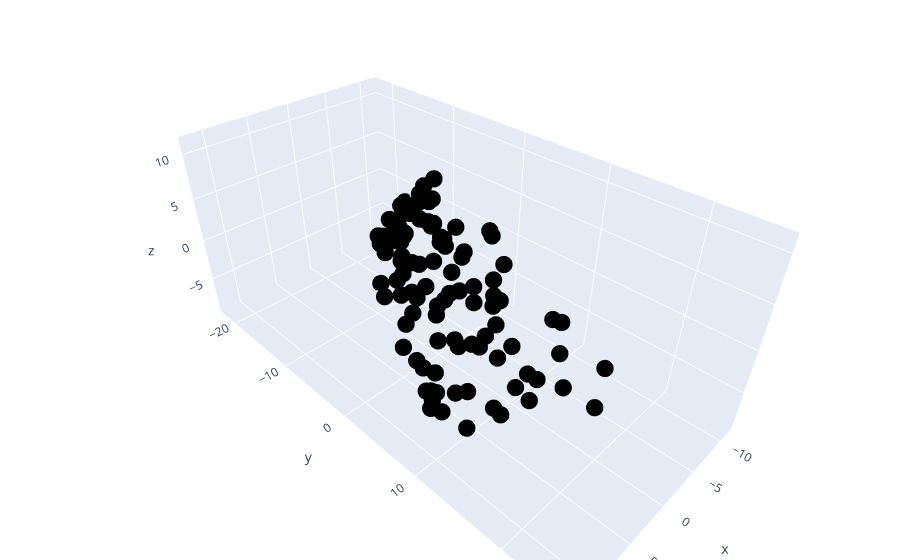

Notebook code for this chart:
### Code cell
import plotly.graph_objects as go

v1= np.array([3,5,1])
v2 = np.array([0, 2, 2])

scalar = np.random.uniform(low=xlim[0], high=xlim[1], size=(100,2))
points = np.zeros((100, 3))

for i in range(len(scalar)):
    points[i, :] = v1 * scalar[i, 0] + v2 * scalar[i, 1]

fig = go.Figure( data=[go.Scatter3d(x=points[:,0], y=points[:,1], z=points[:,2], 
                                    mode='markers', marker=dict(size=6,color='black') )])
fig.update_layout(margin=dict(l=0,r=0,b=0,t=0))
plt.savefig('Figure_02_07b.png',dpi=300)
fig.show()
